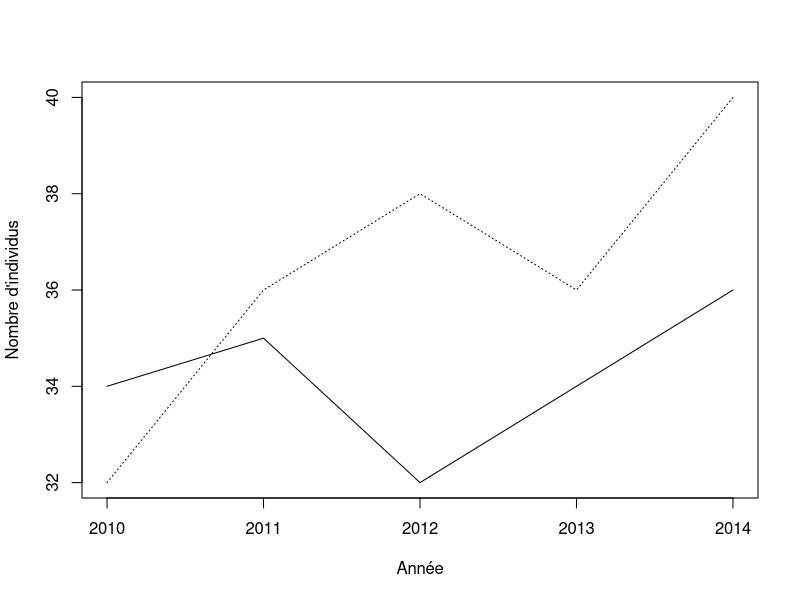
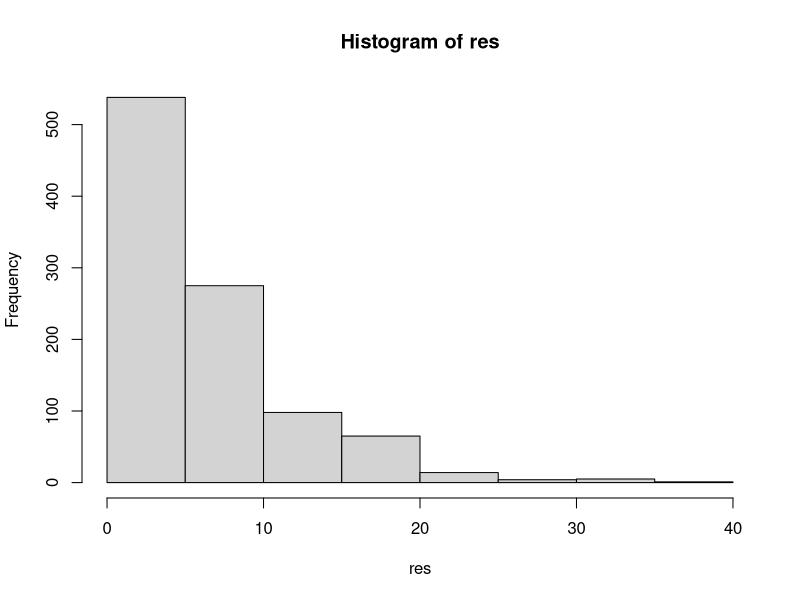
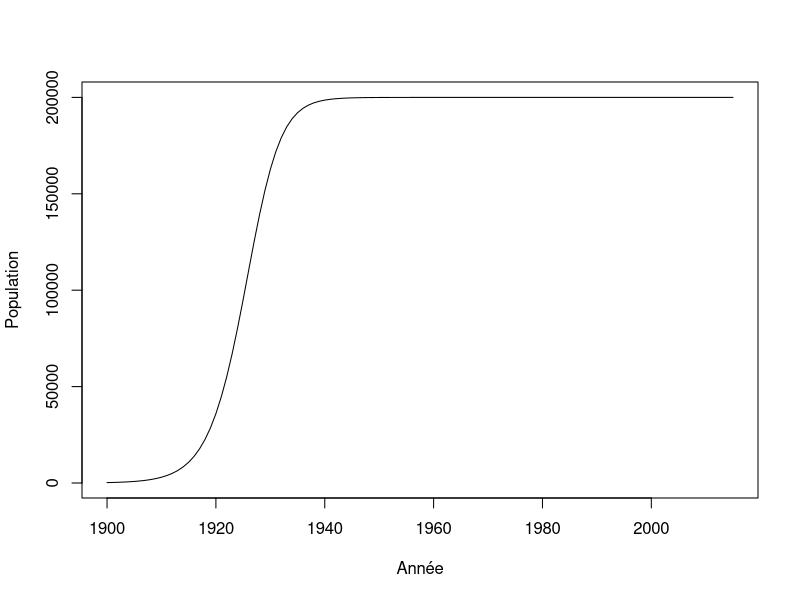

These charts were generated, in order, by the following R code:
## ---- chunk 1
donnees <- matrix(nr = 5, nc = 2)
donnees[,1] <- c(34,35,32,34,36)
donnees[,2] <- c(32,36,38,36,40)
an <- c(2010:2014)
head(donnees)
## ---- chunk 2
plot(an,donnees[,1],type = "l", xlab = "Année",ylab = "Nombre d'individus", ylim=c(32,40),cex=2)
lines(an,donnees[,2], lty = 3)
## ---- chunk 3
lambda <- matrix(nr = 4, nc = 2)
lambda[1,1] <- (donnees[2,1] - donnees[1,1]) / donnees[1,1]
## ---- chunk 4
lambda[2,1] <- (donnees[3,1] - donnees[2,1]) / donnees[2,1]
## ---- chunk 5
depart <- 1
fin <- 5
for(etape in depart:fin) {
    print(etape)
}
## ---- chunk 6
for(etape in c("Bonjour", "programmeurs", "en R")) {
    print(etape)
}
## ---- chunk 7
for(etape in 1:5) {
    print(etape*2)
}
## ---- chunk 8
for(F in -50:100) {
    cat("Pour F = ",F," on obtient C = ",(F - 32) *5/9, '\n')
}
## ---- chunk 9
test = runif(5, 0,1)
for(etape in 1:5) {
    print(test[etape])
}
## ---- chunk 10
test = runif(500, 0,1)
for(etape in 1:5) {
    print(test[etape * 5])
}
## ---- chunk 11
n = 1
for(etape in -2:5) {
    cat("etape = ",etape, " n = ",n, '\n')
    n <- n + 1
}
## ---- chunk 12
n <- 1
for(etape in 1:10) n <- n*etape
n
## ---- chunk 13
piece <- c("pile","face")
combinaison = "face-face"
while(combinaison != "pile-pile") {
    essai1 <- sample(piece, 1)
    essai2 <- sample(piece, 1)
    combinaison <- paste(essai1, "-" , essai2, sep = "")
    print(combinaison)
}
## ---- chunk 14
de <- c(1:6)
n_test <- 1000
res <- numeric(n_test)
for(i in 1:n_test) {
	n <- 1
	face <- 0
	while(face != 6) {
		face <- sample(de,1)
		n <- n + 1
	}
	res[i] <- n
}
mean(res)
## ---- chunk 15
hist(res)
## ---- chunk 16
r <- 0.3
N <- 220
K <- 200000
step <- 1
while(N < K/2) {
    N <- N + r * N * (1 - N/K)
    step <- step + 1
}
step
## ---- chunk 17
r <- 0.3
K <- 200000
n_steps <- 115
N <- numeric(n_steps+1)
N[1] <- 220

for(i in 2:(n_steps+1)) {
    N[i] <- N[i-1] + r * N[i-1] * (1 - N[i-1]/K)
}
## ---- chunk 18
plot(c(1900:2015), N, type = "l", xlab = "Année", ylab = "Population")
## ---- chunk 19
X <- runif(n = 10)
res <- numeric(10)
for(i in 1:10) {
    if(X[i] < 0.3) {
        res[i] <- "plus petit"
    }
    else {
        res[i] <- "plus grand"
    }
}
cbind(X,res)
## ---- chunk 20
res2 <- numeric(10)
for(i in 1:10) {
    if(X[i] > 0.2 & X[i] < 0.6) {
        res2[i] <- "oui"
    }
    else {
        res2[i] <- "non"
    }
}
cbind(X,res2)
## ---- chunk 21
res2 <- numeric(10)
res2[X > 0.2 & X < 0.6] <- "oui"
res2[X < 0.2 | X > 0.6] <- "non"
cbind(X,res2)
